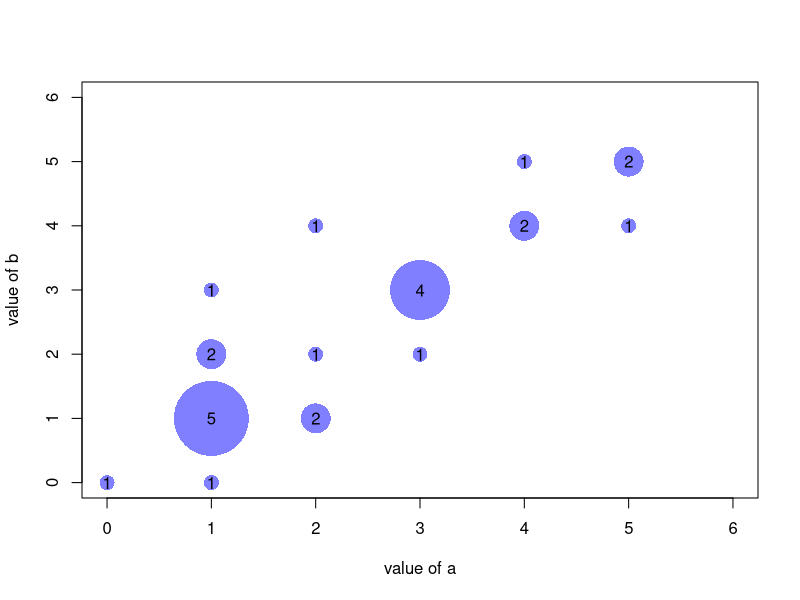

Write R code to recreate this figure. (Note: this script raises an error after producing the figure.)
## ---- chunk 1
knitr::opts_chunk$set( warning=FALSE, message=FALSE)
## ---- chunk 2
#Let's create 2 discrete variables 
a <- c(1,1,3,4,5,5,1,1,2,3,4,1,3,2,1,1,5,1,4,3,2,3,1,0,2)
b <- c(1,2,3,5,5,5,2,1,1,3,4,3,3,4,1,1,4,1,4,2,2,3,0,0,1)
 
#I count the occurence of each couple of values. Eg : number of time a=1 and b=1, number of time a=1 and b=2 etc...
AA <- xyTable(a,b)
 
#Now I can plot this ! I represent the dots as big as the couple occurs often
coeff_bigger <- 2
plot(AA$x , AA$y , cex=AA$number*coeff_bigger  , pch=16 , col=rgb(0,0,1,0.5) , xlab= "value of a" , ylab="value of b" , xlim=c(0,6) , ylim=c(0,6) )
text(AA$x , AA$y , AA$number )
 
#Note : It's easy to make a function that will compute this kind of plot automaticaly :
represent_discrete_variable <- function(var1, var2 , coeff_bigger){
  AA=xyTable(var1,var2)
  plot(AA$x , AA$y , cex=AA$number*coeff_bigger  , pch=16 , col="chocolate1" , xlab= "value of a" , ylab="value of b" )
  text (AA$x , AA$y , AA$number )
}
## ---- chunk 3
htmltools::includeHTML("htmlChunkRelatedCorrelation.html")
